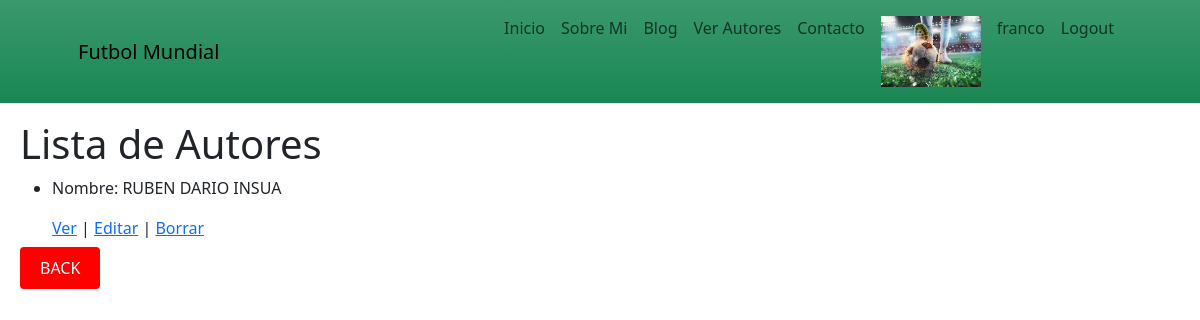
Before: /FutbolMundial/autor/list/ (signed in) with the older database file.
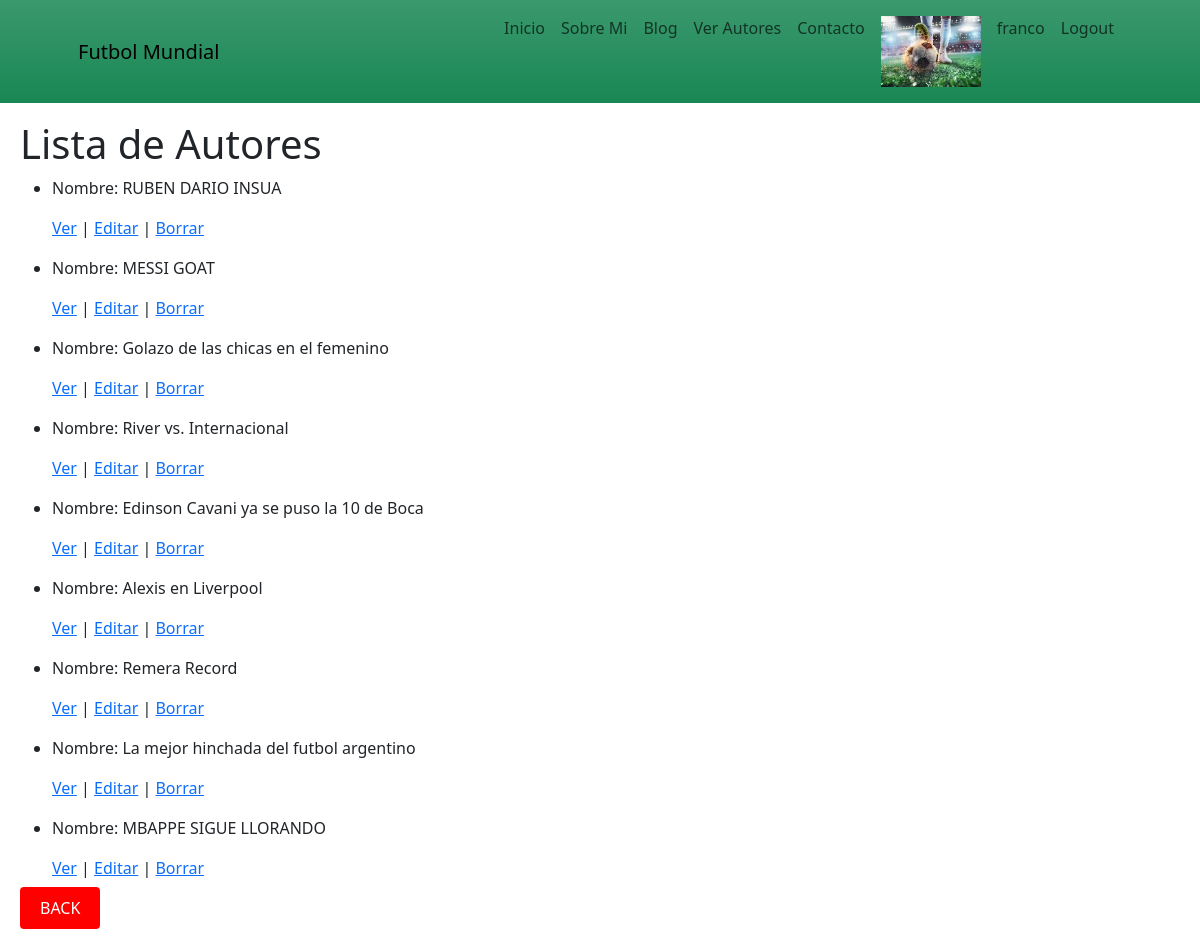
After: the same page with the newer database file.
### FutbolMundial/models.py (models this page shows, shortened)
class Autores(models.Model):
    nombre = models.CharField(max_length=50)
    contenido = models.TextField(max_length=400)
    imagen = models.URLField()
    autor = models.CharField(max_length=30)

### FutbolMundial/views.py (the view)
# urls.py: path('autor/list/', AutorList.as_view(), name='autor_list'),
@method_decorator(login_required, name='dispatch')
class AutorList(ListView):
    model = Autores
    template_name = "autor_list.html"
    def get_context_data(self, **kwargs):
        context = super().get_context_data(**kwargs)
        avatar = getavatar(self.request)
        context['avatar'] = avatar
        return context

### FutbolMundial/views.py (called while the page is built)
def getavatar(request):
    avatar = Avatar.objects.filter(user = request.user.id)
    try:
        avatar = avatar[0].image.url
    except:
        avatar = None
    return avatar

### FutbolMundial/templates/autor_list.html (shortened to what this page needs)
<!DOCTYPE html>
<html lang="en">
<head>
    {% extends "base.html" %}
    {% load static %}
    {% block contenidoQueCambia %}
    <link rel="stylesheet" href="{% static 'css/perfil.css' %}">
    <link href="{% static 'css/bootstrap.min.css'%}" rel="stylesheet"/>
</head>
<body>
    <h1>Lista de Autores</h1>
    <ul>
        {% for autor in object_list %}
            <li>
                <p>Nombre: {{ autor.nombre }} </p>
                <p>
                    <a href="{% url 'Detail' autor.id %}">Ver</a> |
                    <a href="{% url 'Edit' autor.id %}">Editar</a> |
                    <a href="{% url 'Delete' autor.id %}">Borrar</a>
                </p>
            </li>
        {% endfor %}
    </ul>
    <a href="{% url 'menu' %}" style="background-color: #ff0000; color: #fff; padding: 10px 20px; border: none; border-radius: 4px; text-decoration: none;" class="back-button">BACK</a>
    {% endblock %}

### FutbolMundial/templates/base.html (shortened to what this page needs)
<!DOCTYPE html>
<html lang="en">
<head>
    {% load static %}
    <link href="{% static 'css/francoStyle.css'%}" rel="stylesheet"/>
    <link href="{% static 'css/bootstrap.min.css'%}" rel="stylesheet"/>
</head>
<body>
    <nav class="navbar navbar-expand-lg  fixed-top bg-success bg-gradient" id="mainNav" >
        <div class="container px-4 px-lg-5">
            <a class="navbar-brand navText" href="#page-top">Futbol Mundial</a>
            <div class="collapse navbar-collapse" id="navbarResponsive">
                <ul class="navbar-nav ms-auto">
                    <li class="nav-item"><a class="nav-link navText" href="{% url 'menu' %}">Inicio</a></li>
                    <li class="nav-item"><a class="nav-link navText" href="{% url 'sobreMi' %}">Sobre Mi</a></li>
                    <li class="nav-item"><a class="nav-link navText" href="{% url 'blog' %}">Blog</a></li>
                    <li class="nav-item"><a class="nav-link navText" href="{% url 'autor_list' %}">Ver Autores</a></li>
                    <li class="nav-item"><a class="nav-link navText" href="{% url 'contacto' %}">Contacto</a></li>
                    <li class="nav-item"><a class="nav-link navText" href=""><img src="{{avatar}}" width="100px" alt=" "></a></li>
                    <li class="nav-item"><a class="nav-link navText" href="{% url 'perfil' %}">  {{user.username}}</a></li>
                    <li class="nav-item"><a class="nav-link navText" href="{% url 'logout' %}">Logout</a></li>
                </ul>
            </div>
        </div>
    </nav>
    <div class="contenido">
        {% block contenidoQueCambia %}
        {% endblock %}
</body>
</html>

### FutbolMundial/static/css/francoStyle.css (style rules this page uses)
.contenido { margin-top: 90px ; padding: 20px; }

### FutbolMundial/static/css/perfil.css (style rules this page uses)
.contenido { margin-top: 100px ; padding: 20px; }

Changed rows visible on the page:
added Autores: nombre "MESSI GOAT"
added Autores: nombre "Golazo de las chicas en el femenino"
added Autores: nombre "River vs. Internacional"
added Autores: nombre "Edinson Cavani ya se puso la 10 de Boca"
added Autores: nombre "Alexis en Liverpool"
added Autores: nombre "Remera Record"
added Autores: nombre "La mejor hinchada del futbol argentino"
added Autores: nombre "MBAPPE SIGUE LLORANDO"
